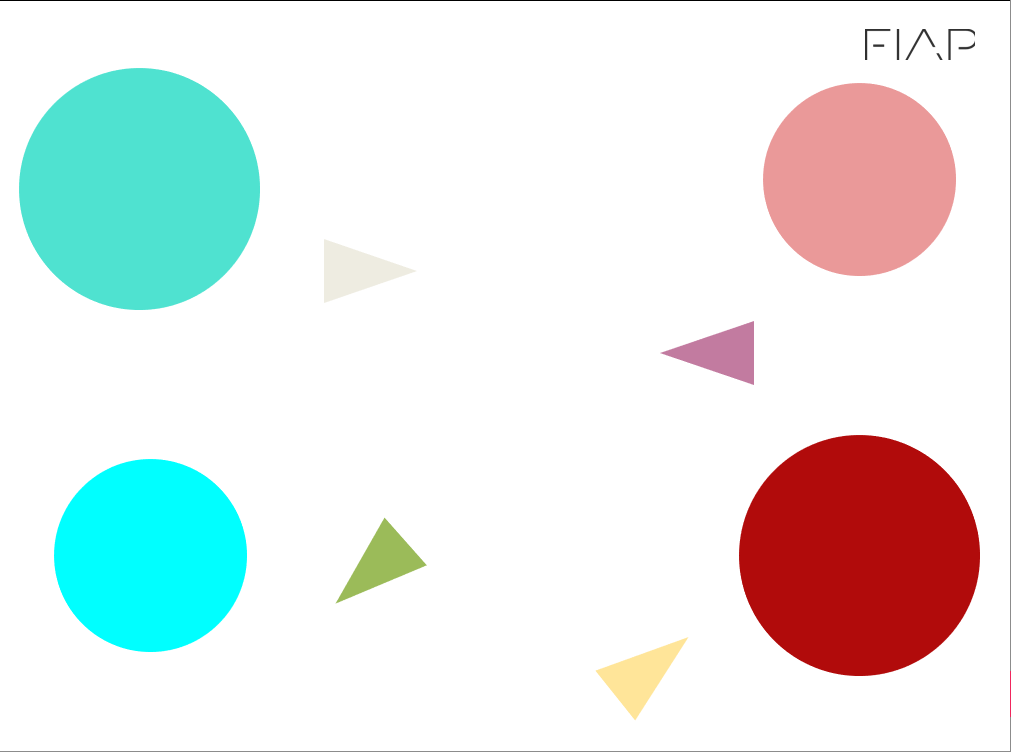
#> input picture circulo.png, 1011 x 752 px
$ jupyter execute nac.ipynb   (shell and % lines are left out)
#> lines starting #> are read from the running program, lines starting #| are printed output that depends on the picture; after the words box and inside, x2 and y2 are one past the last pixel; in counts of white or black regions, pixels touching at a corner belong together
[cell 1]
#1 RUBRICA
import cv2
from matplotlib import pyplot as plt
import numpy as np
import imutils
import argparse

img = cv2.imread('circulo.png')
#> img is the input picture: shape (752, 1011, 3); mean B, G, R 231.3, 233, 227.7

img_rgb = cv2.cvtColor(img, cv2.COLOR_BGR2RGB)
img_hsv = cv2.cvtColor(img, cv2.COLOR_BGR2HSV)
#> img_hsv: shape (752, 1011, 3); mean H, S, V 9.8, 38.9, 246.5

mask3 = np.array([0, 160, 0])
mask4 = np.array([255, 255, 230])

mask_hsv = cv2.inRange(img_hsv, mask3, mask4)
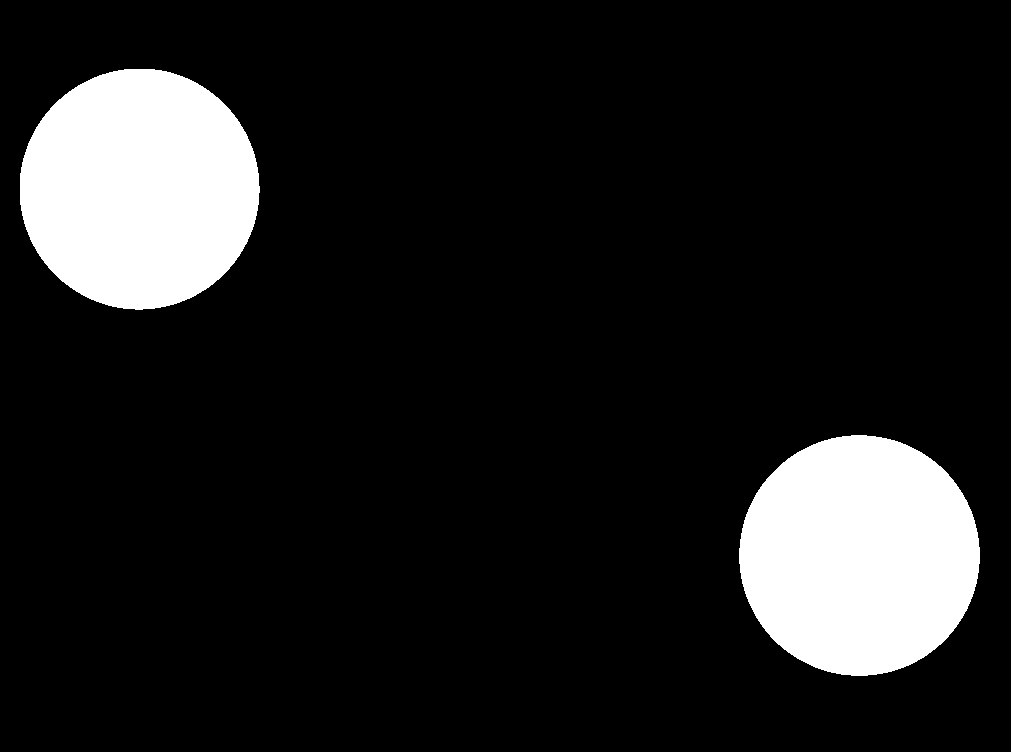
#> mask_hsv: shape (752, 1011); 12% white; 2 white regions, box (x1, y1, x2, y2) and area: (739, 435, 980, 676) 45474, (20, 69, 260, 310) 45424
blurred = cv2.GaussianBlur(mask_hsv, (5, 5), 0)
thresh = cv2.threshold(blurred, 60, 255, cv2.THRESH_BINARY)[1]
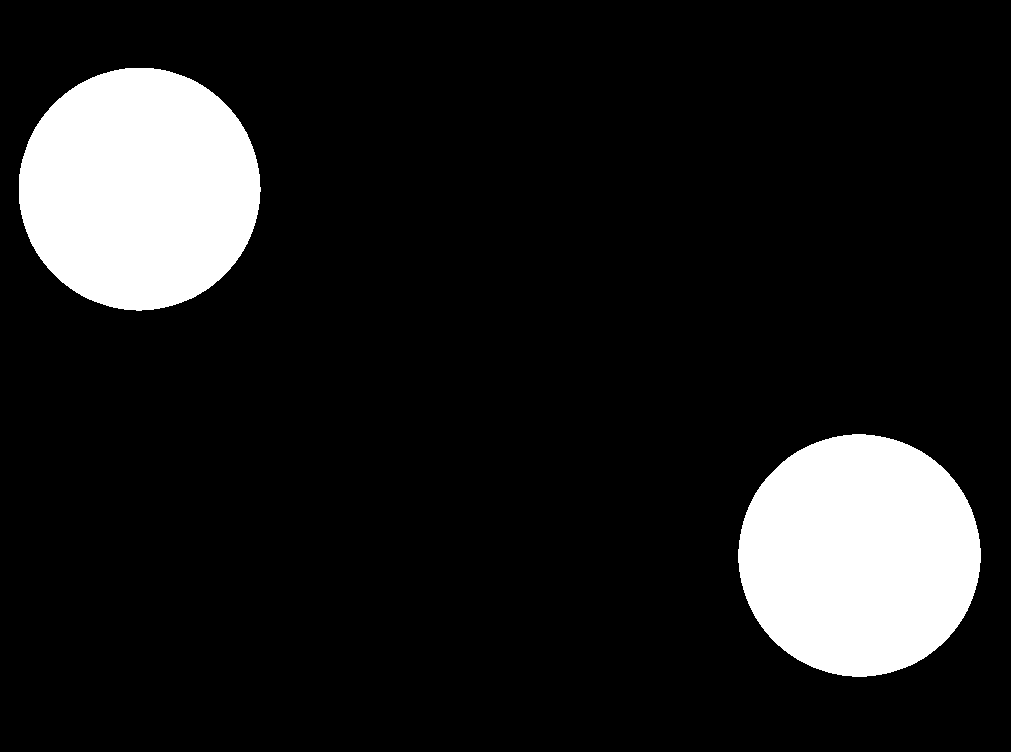
#> thresh: shape (752, 1011); 12.1% white; 2 white regions

cnts = cv2.findContours(thresh.copy(), cv2.RETR_EXTERNAL,cv2.CHAIN_APPROX_SIMPLE)
#> cnts = 2 contours; box (x1, y1, x2, y2) and area: (738, 434, 981, 677) 45740, (19, 68, 261, 311) 45689
cnts = imutils.grab_contours(cnts)

cnt = cnts[0]
#> cnt = contour of 350 points, box (x1, y1, x2, y2) (738, 434, 981, 677), area 45740
area = cv2.contourArea(cnt)
#> area = 45739.5
print(area)
#| 45739.5

for c in cnts:
    M = cv2.moments(c)
    cX = int(M["m10"] / M["m00"])
    cY = int(M["m01"] / M["m00"])
    cv2.drawContours(img, [c], -1, (255, 0, 0), 2)
    cv2.circle(img, (cX, cY), 5, (255, 0, 0), -1)
    cv2.putText(img, str(area), (cX - 20, cY - 20), cv2.FONT_HERSHEY_SIMPLEX, 0.5, (255, 0, 0), 2)
#> this loop made 2 passes
#> (cX, cY) on passes 1 to 2: (859, 555), (139, 188)
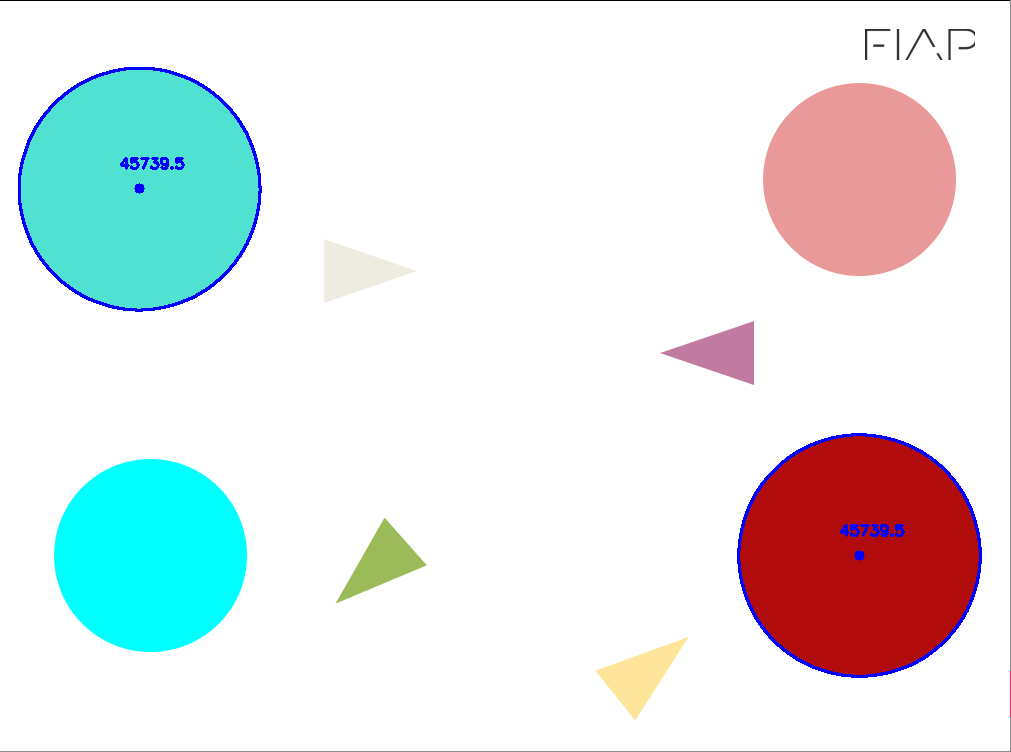
#> img: shape (752, 1011, 3); 0.84% of pixels changed, all inside (x1, y1, x2, y2) = (18, 67, 982, 678)

fig = plt.figure(figsize=(50,50))
plt.subplot(1, 2, 1)
plt.imshow(img)
#plt.subplot(1, 2, 2)
#plt.imshow(thresh, cmap="Greys_r", vmin=0, vmax=255)
plt.show()

[cell 2]
#2 RUBRICA
import cv2
from matplotlib import pyplot as plt
import numpy as np

img = cv2.imread('circulo.png')

img_rgb = cv2.cvtColor(img, cv2.COLOR_BGR2RGB)
img_hsv = cv2.cvtColor(img, cv2.COLOR_BGR2HSV)

mask3 = np.array([0, 160, 0])
mask4 = np.array([255, 255, 230])
mask_hsv = cv2.inRange(img_hsv, mask3, mask4)

ret, th = cv2.threshold(mask_hsv, 200, 255, cv2.THRESH_BINARY_INV)
contornos, _ = cv2.findContours(th, cv2.RETR_EXTERNAL, cv2.CHAIN_APPROX_SIMPLE)
#> contornos = [[[0, 0], [0, 751], [1010, 751], [1010, 0]]]

cnt = contornos[0]
#> cnt = [[0, 0], [0, 751], [1010, 751], [1010, 0]]
M = cv2.moments(cnt)
#> M = moments, m00 758510, centre m10/m00, m01/m00 = (505, 375.5)
cX = int(M["m10"]/M["m00"])
#> cX = 505
cY = int(M["m01"]/M["m00"])
#> cY = 375

area = cv2.contourArea(cnt)
#> area = 758510
print(area)
#| 758510.0
perimetro = cv2.arcLength(cnt, True)
#> perimetro = 3522
print(perimetro)
#| 3522.0
cv2.circle(img, (cX, cY), 5, (0, 255, 0), -1)
#> img: shape (752, 1011, 3); 0.01% of pixels changed, all inside (x1, y1, x2, y2) = (500, 370, 511, 381)
cv2.putText(img, "x="+str(cX)+", y="+str(cY), (cX, cY), 1, 1, (0,255,0), 1)
#> img: shape (752, 1011, 3); mean B, G, R 231.2, 233, 227.6

fig = plt.figure(figsize=(15,15))
plt.subplot(1, 2, 1)
plt.imshow(img, cmap="Greys_r", vmin=0, vmax=255)
plt.subplot(1, 2, 2)
plt.imshow(th, cmap="Greys_r", vmin=0, vmax=255)
plt.show()
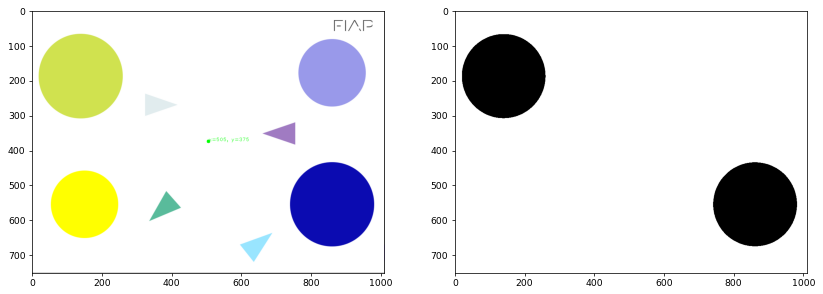
#> figure drawn by matplotlib, 2 panels; B, G, R data is drawn as R, G, B
